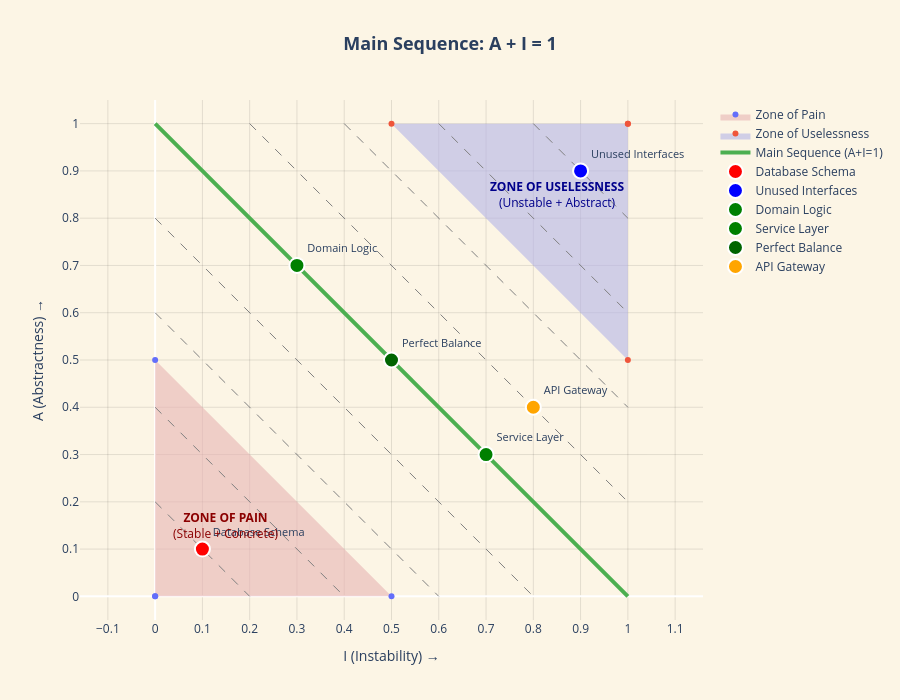

This figure's notebook cell:
### Markdown cell above
---
## 📊 Interactive 2D: Main Sequence Plot

**Main Sequence: A + I = 1**

Hover over points to see their Distance value.

### Code cell
# ============================================================
# 📊 MAIN SEQUENCE 2D PLOT
# ============================================================

# Example modules to plot (modify this!)
EXAMPLE_MODULES = [
    {'name': 'Database Schema', 'I': 0.1, 'A': 0.1, 'color': 'red'},
    {'name': 'Unused Interfaces', 'I': 0.9, 'A': 0.9, 'color': 'blue'},
    {'name': 'Domain Logic', 'I': 0.3, 'A': 0.7, 'color': 'green'},
    {'name': 'Service Layer', 'I': 0.7, 'A': 0.3, 'color': 'green'},
    {'name': 'Perfect Balance', 'I': 0.5, 'A': 0.5, 'color': 'darkgreen'},
    {'name': 'API Gateway', 'I': 0.8, 'A': 0.4, 'color': 'orange'},
]

# Calculate D for each
for m in EXAMPLE_MODULES:
    m['D'] = abs(m['A'] + m['I'] - 1)

fig_main_seq = go.Figure()

# Zone of Pain (lower-left triangle)
fig_main_seq.add_trace(go.Scatter(
    x=[0, 0, 0.5, 0], y=[0, 0.5, 0, 0],
    fill='toself',
    fillcolor=CONFIG['zone_pain'],
    line=dict(width=0),
    name='Zone of Pain',
    hoverinfo='name',
))

# Zone of Uselessness (upper-right triangle)
fig_main_seq.add_trace(go.Scatter(
    x=[1, 1, 0.5, 1], y=[1, 0.5, 1, 1],
    fill='toself',
    fillcolor=CONFIG['zone_useless'],
    line=dict(width=0),
    name='Zone of Uselessness',
    hoverinfo='name',
))

# Main Sequence line
fig_main_seq.add_trace(go.Scatter(
    x=[0, 1], y=[1, 0],
    mode='lines',
    line=dict(color=CONFIG['main_seq'], width=4),
    name='Main Sequence (A+I=1)',
))

# Distance contour lines
for d in [0.2, 0.4, 0.6, 0.8]:
    # Above main sequence
    x_above = [max(0, d), min(1, 1)]
    y_above = [min(1, 1-x_above[0]+d), max(0, 1-x_above[1]+d)]
    fig_main_seq.add_trace(go.Scatter(
        x=x_above, y=y_above,
        mode='lines',
        line=dict(color='gray', width=1, dash='dash'),
        showlegend=False,
        hoverinfo='skip',
    ))
    # Below main sequence
    x_below = [0, min(1, 1-d)]
    y_below = [max(0, 1-d), 0]
    fig_main_seq.add_trace(go.Scatter(
        x=x_below, y=y_below,
        mode='lines',
        line=dict(color='gray', width=1, dash='dash'),
        showlegend=False,
        hoverinfo='skip',
    ))

# Plot example modules
for m in EXAMPLE_MODULES:
    fig_main_seq.add_trace(go.Scatter(
        x=[m['I']], y=[m['A']],
        mode='markers+text',
        marker=dict(size=15, color=m['color'], line=dict(width=2, color='white')),
        text=[m['name']],
        textposition='top right',
        textfont=dict(size=11),
        name=m['name'],
        hovertemplate=(
            f"<b>{m['name']}</b><br>"
            f"I: {m['I']:.2f}<br>"
            f"A: {m['A']:.2f}<br>"
            f"D: {m['D']:.2f}<extra></extra>"
        ),
    ))

# Zone labels
fig_main_seq.add_annotation(
    x=0.15, y=0.15, text='<b>ZONE OF PAIN</b><br>(Stable + Concrete)',
    showarrow=False, font=dict(size=12, color='#8B0000'),
)
fig_main_seq.add_annotation(
    x=0.85, y=0.85, text='<b>ZONE OF USELESSNESS</b><br>(Unstable + Abstract)',
    showarrow=False, font=dict(size=12, color='#00008B'),
)

fig_main_seq.update_layout(
    title=dict(
        text='<b>Main Sequence: A + I = 1</b>',
        font=dict(size=18),
        x=0.5,
    ),
    xaxis=dict(
        title='I (Instability) →',
        range=[-0.05, 1.05],
        dtick=0.1,
        gridcolor='rgba(0,0,0,0.1)',
    ),
    yaxis=dict(
        title='A (Abstractness) →',
        range=[-0.05, 1.05],
        dtick=0.1,
        scaleanchor='x',
        gridcolor='rgba(0,0,0,0.1)',
    ),
    paper_bgcolor=CONFIG['paper_bg'],
    plot_bgcolor=CONFIG['paper_bg'],
    height=700,
    showlegend=True,
    legend=dict(x=1.02, y=1),
)

fig_main_seq.show()

# Uncomment to save:
# fig_main_seq.write_html('main-sequence-interactive.html', include_plotlyjs='cdn')

### Figure 1 — Plotly figure (JSON) as saved in the notebook; plotly's stock layout.template omitted (floating-point values rounded to 4 significant figures)
{"data": [{"fill": "toself", "fillcolor": "rgba(232,180,180,0.6)", "hoverinfo": "name", "line": {"width": 0}, "name": "Zone of Pain", "type": "scatter", "x": [0, 0, 0.5, 0], "y": [0, 0.5, 0, 0]}, {"fill": "toself", "fillcolor": "rgba(180,180,232,0.6)", "hoverinfo": "name", "line": {"width": 0}, "name": "Zone of Uselessness", "type": "scatter", "x": [1, 1, 0.5, 1], "y": [1, 0.5, 1, 1]}, {"line": {"color": "#4CAF50", "width": 4}, "mode": "lines", "name": "Main Sequence (A+I=1)", "type": "scatter", "x": [0, 1], "y": [1, 0]}, {"hoverinfo": "skip", "line": {"color": "gray", "dash": "dash", "width": 1}, "mode": "lines", "showlegend": false, "type": "scatter", "x": [0.2, 1], "y": [1, 0.2]}, {"hoverinfo": "skip", "line": {"color": "gray", "dash": "dash", "width": 1}, "mode": "lines", "showlegend": false, "type": "scatter", "x": [0, 0.8], "y": [0.8, 0]}, {"hoverinfo": "skip", "line": {"color": "gray", "dash": "dash", "width": 1}, "mode": "lines", "showlegend": false, "type": "scatter", "x": [0.4, 1], "y": [1, 0.4]}, {"hoverinfo": "skip", "line": {"color": "gray", "dash": "dash", "width": 1}, "mode": "lines", "showlegend": false, "type": "scatter", "x": [0, 0.6], "y": [0.6, 0]}, {"hoverinfo": "skip", "line": {"color": "gray", "dash": "dash", "width": 1}, "mode": "lines", "showlegend": false, "type": "scatter", "x": [0.6, 1], "y": [1, 0.6]}, {"hoverinfo": "skip", "line": {"color": "gray", "dash": "dash", "width": 1}, "mode": "lines", "showlegend": false, "type": "scatter", "x": [0, 0.4], "y": [0.4, 0]}, {"hoverinfo": "skip", "line": {"color": "gray", "dash": "dash", "width": 1}, "mode": "lines", "showlegend": false, "type": "scatter", "x": [0.8, 1], "y": [1, 0.8]}, {"hoverinfo": "skip", "line": {"color": "gray", "dash": "dash", "width": 1}, "mode": "lines", "showlegend": false, "type": "scatter", "x": [0, 0.2], "y": [0.2, 0]}, {"hovertemplate": "<b>Database Schema</b><br>I: 0.10<br>A: 0.10<br>D: 0.80<extra></extra>", "marker": {"color": "red", "line": {"color": "white", "width": 2}, "size": 15}, "mode": "markers+text", "name": "Database Schema", "text": ["Database Schema"], "textfont": {"size": 11}, "textposition": "top right", "type": "scatter", "x": [0.1], "y": [0.1]}, {"hovertemplate": "<b>Unused Interfaces</b><br>I: 0.90<br>A: 0.90<br>D: 0.80<extra></extra>", "marker": {"color": "blue", "line": {"color": "white", "width": 2}, "size": 15}, "mode": "markers+text", "name": "Unused Interfaces", "text": ["Unused Interfaces"], "textfont": {"size": 11}, "textposition": "top right", "type": "scatter", "x": [0.9], "y": [0.9]}, {"hovertemplate": "<b>Domain Logic</b><br>I: 0.30<br>A: 0.70<br>D: 0.00<extra></extra>", "marker": {"color": "green", "line": {"color": "white", "width": 2}, "size": 15}, "mode": "markers+text", "name": "Domain Logic", "text": ["Domain Logic"], "textfont": {"size": 11}, "textposition": "top right", "type": "scatter", "x": [0.3], "y": [0.7]}, {"hovertemplate": "<b>Service Layer</b><br>I: 0.70<br>A: 0.30<br>D: 0.00<extra></extra>", "marker": {"color": "green", "line": {"color": "white", "width": 2}, "size": 15}, "mode": "markers+text", "name": "Service Layer", "text": ["Service Layer"], "textfont": {"size": 11}, "textposition": "top right", "type": "scatter", "x": [0.7], "y": [0.3]}, {"hovertemplate": "<b>Perfect Balance</b><br>I: 0.50<br>A: 0.50<br>D: 0.00<extra></extra>", "marker": {"color": "darkgreen", "line": {"color": "white", "width": 2}, "size": 15}, "mode": "markers+text", "name": "Perfect Balance", "text": ["Perfect Balance"], "textfont": {"size": 11}, "textposition": "top right", "type": "scatter", "x": [0.5], "y": [0.5]}, {"hovertemplate": "<b>API Gateway</b><br>I: 0.80<br>A: 0.40<br>D: 0.20<extra></extra>", "marker": {"color": "orange", "line": {"color": "white", "width": 2}, "size": 15}, "mode": "markers+text", "name": "API Gateway", "text": ["API Gateway"], "textfont": {"size": 11}, "textposition": "top right", "type": "scatter", "x": [0.8], "y": [0.4]}], "layout": {"annotations": [{"font": {"color": "#8B0000", "size": 12}, "showarrow": false, "text": "<b>ZONE OF PAIN</b><br>(Stable + Concrete)", "x": 0.15, "y": 0.15}, {"font": {"color": "#00008B", "size": 12}, "showarrow": false, "text": "<b>ZONE OF USELESSNESS</b><br>(Unstable + Abstract)", "x": 0.85, "y": 0.85}], "height": 700, "legend": {"x": 1.02, "y": 1}, "paper_bgcolor": "#FCF5E5", "plot_bgcolor": "#FCF5E5", "showlegend": true, "title": {"font": {"size": 18}, "text": "<b>Main Sequence: A + I = 1</b>", "x": 0.5}, "xaxis": {"dtick": 0.1, "gridcolor": "rgba(0,0,0,0.1)", "range": [-0.05, 1.05], "title": {"text": "I (Instability) →"}}, "yaxis": {"dtick": 0.1, "gridcolor": "rgba(0,0,0,0.1)", "range": [-0.05, 1.05], "scaleanchor": "x", "title": {"text": "A (Abstractness) →"}}}}
